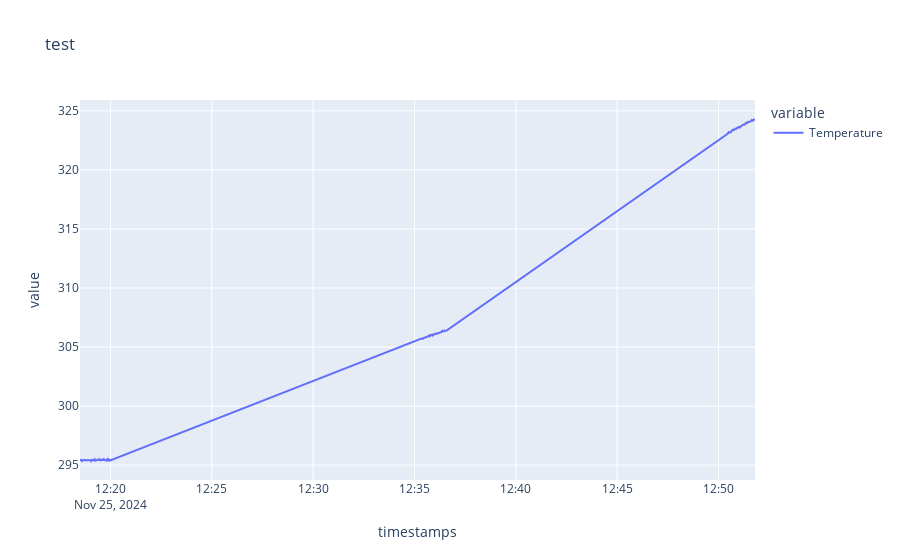

Source (notebook cell):
### Code cell
temprange_pt1000 = PT1000(temprange_pt1000_outputs)
temprange_pt1000.plot("test")

### Figure 1 — Plotly figure (JSON) as saved in the notebook; plotly's stock layout.template omitted (floating-point values rounded to 4 significant figures; data arrays with more than 128 entries replaced by an {"elided": "..."} marker saying what was removed)
{"data": [{"hovertemplate": "variable=Temperature<br>timestamps=%{x}<br>value=%{y}<extra></extra>", "legendgroup": "Temperature", "line": {"color": "#636efa", "dash": "solid"}, "marker": {"symbol": "circle"}, "mode": "lines", "name": "Temperature", "orientation": "v", "showlegend": true, "type": "scatter", "x": {"elided": "246 str values"}, "xaxis": "x", "y": {"elided": "246 float values"}, "yaxis": "y"}], "layout": {"legend": {"title": {"text": "variable"}, "tracegroupgap": 0}, "title": {"text": "test"}, "xaxis": {"anchor": "y", "domain": [0, 1], "title": {"text": "timestamps"}}, "yaxis": {"anchor": "x", "domain": [0, 1], "title": {"text": "value"}}}}
